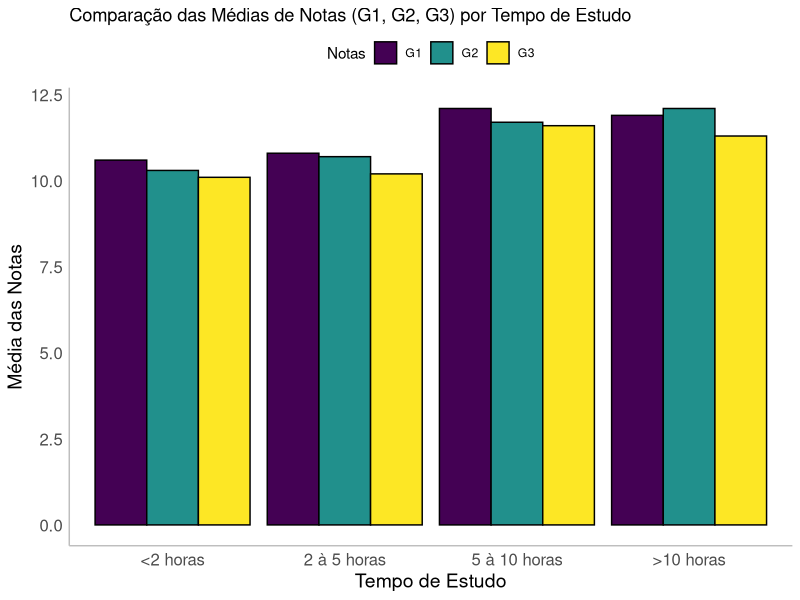
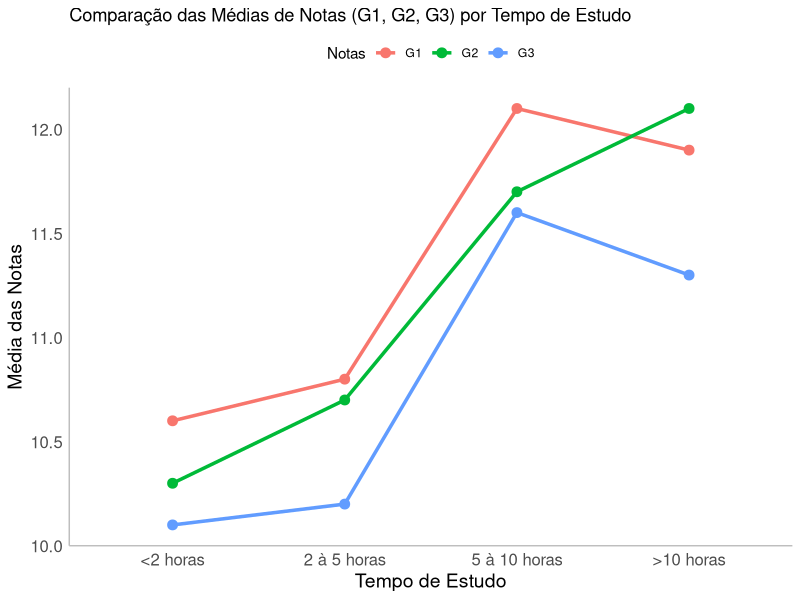
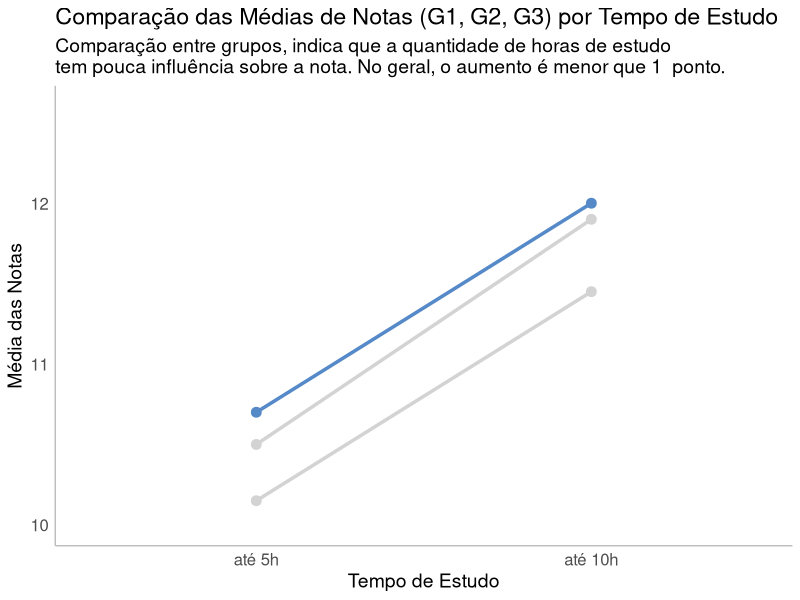

Reproduce these figures in R, in order.
# Instalar pacotes necessários
library(ggplot2)
library(viridis)
library(dplyr)

# Criar o dataset
data <- data.frame(
  studytime = c("<2 horas", "2 à 5 horas", "5 à 10 horas", ">10 horas"),
  G1 = c(10.6, 10.8, 12.1, 11.9),
  G2 = c(10.3, 10.7, 11.7, 12.1),
  G3 = c(10.1, 10.2, 11.6, 11.3)
)

# Transformar para formato longo
library(reshape2)
data_long <- melt(data, id.vars = "studytime", variable.name = "Notas", value.name = "Media")

# Ordenar os níveis de studytime
data_long$studytime <- factor(
  data_long$studytime,
  levels = c("<2 horas", "2 à 5 horas", "5 à 10 horas", ">10 horas")
)

# Criar o gráfico
ggplot(data_long, aes(x = studytime, y = Media, fill = Notas)) +
  geom_bar(stat = "identity", position = "dodge", color = "black") +
  scale_fill_viridis_d(option = "D") + # Aplica a paleta viridis
  labs(
    title = "Comparação das Médias de Notas (G1, G2, G3) por Tempo de Estudo",
    x = "Tempo de Estudo",
    y = "Média das Notas",
    fill = "Notas"
  ) +
  #ylim(0, 20) + # Define os limites do eixo Y
  theme_minimal() +
  theme(
    panel.grid = element_blank(),                 # Remove todas as linhas de grade
    axis.line = element_line(color = "gray"),    # Adiciona linha nos eixos X e Y
    legend.position = "top",                      # Coloca a legenda no topo do gráfico
    axis.title = element_text(size = 14),         # Aumenta o tamanho da fonte dos títulos dos eixos
    axis.text = element_text(size = 12)           # Aumenta o tamanho da fonte dos rótulos dos eixos
  )


#linear chart
ggplot(data_long, aes(x = studytime, y = Media, color = Notas, group = Notas)) +
  geom_line(size = 1.2) +  # Adiciona as linhas
  geom_point(size = 3) +  # Adiciona os pontos para destacar os valores
  scale_fill_viridis_d(option = "D") + # Aplica a paleta viridis
  labs(
    title = "Comparação das Médias de Notas (G1, G2, G3) por Tempo de Estudo",
    x = "Tempo de Estudo",
    y = "Média das Notas",
    fill = "Notas"
  ) +
  #ylim(0, 20) + # Define os limites do eixo Y
  theme_minimal() +
  theme(
    panel.grid = element_blank(),                 # Remove todas as linhas de grade
    axis.line = element_line(color = "gray"),    # Adiciona linha nos eixos X e Y
    legend.position = "top",                      # Coloca a legenda no topo do gráfico
    axis.title = element_text(size = 14),         # Aumenta o tamanho da fonte dos títulos dos eixos
    axis.text = element_text(size = 12)           # Aumenta o tamanho da fonte dos rótulos dos eixos
  )



###########################################
aux1 <- data_long %>% 
  filter(studytime %in% c("<2 horas", "2 à 5 horas")) %>% 
  group_by(Notas) %>% 
  summarise(Media = mean(Media)) %>% 
  mutate(studytime = "até 5h")


aux2 <- data_long %>% 
  filter(studytime %in% c("5 à 10 horas", ">10 horas")) %>% 
  group_by(Notas) %>% 
  summarise(Media = mean(Media)) %>% 
  mutate(studytime = "até 10h")

aux <- rbind(aux1,aux2)


# Ordenar os níveis de studytime
aux$studytime <- factor(
  aux$studytime,
  levels = c("até 5h", "até 10h")
)

#linear chart
ggplot(aux, aes(x = studytime, y = Media, color = Notas, group = Notas)) +
  geom_line(size = 1.2) +  # Adiciona as linhas
  geom_point(size = 3) +  # Adiciona os pontos para destacar os valores
  scale_fill_viridis_d(option = "D") + # Aplica a paleta viridis
  labs(
    title = "Comparação das Médias de Notas (G1, G2, G3) por Tempo de Estudo",
    subtitle = "Comparação entre grupos, indica que a quantidade de horas de estudo\ntem pouca influência sobre a nota. No geral, o aumento é menor que 1  ponto.",
    x = "Tempo de Estudo",
    y = "Média das Notas",
    fill = "Notas"
  ) +
  scale_color_manual(values = c("G1" = "#5589c8", "G2"="lightgray", "G3"="lightgray"), name = "Grupos") +
  scale_alpha_manual(values = c("G1" = 1, "G2"=0.5, "G3"=0.5), name = "Grupos") +
  #annotate("text", x = "até 10h", y = 12.6, 
  #         label = "G1 apresentou maior média de notas\nem ambos os casos", 
  #         hjust = 0, vjust = 2.3, 
  #         color = "black", size = 3, 
  #         fontface = "italic") + # Anotação com caixa próxima a 2020
  ylim(10, 12.6) + # Define os limites do eixo Y
  theme_minimal() +
  theme(
    panel.grid = element_blank(),            
    axis.line = element_line(color = "gray"),
    legend.position = "none",            
    axis.title = element_text(size = 14),
    axis.text = element_text(size = 12),
    title =  element_text(size = 14)
  )

